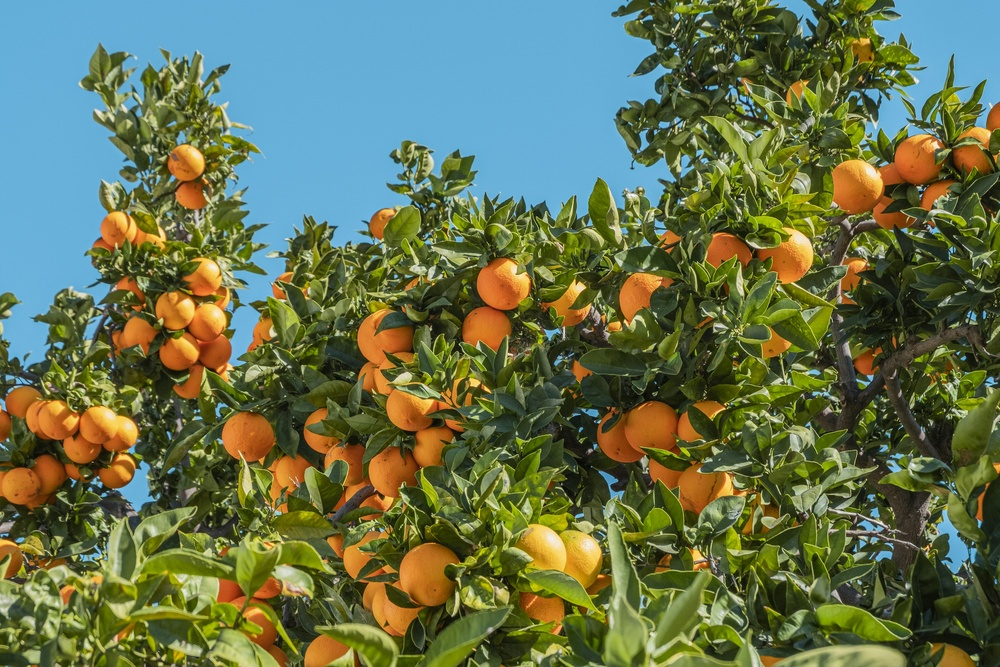
#> input picture samples/original.jpg, 1000 x 667 px, shrunk from 3000 x 2000 before the run
$ python -i entropy_crop.py   (imports and definitions only)   (older library calls are emulated)
#> lines starting #> are read from the running program, lines starting #| are printed output that depends on the picture
#> further down, picture is the input picture: shape (667, 1000, 3); mean B, G, R 80.6, 114.6, 101.2
#!/usr/bin/env python3
"""Pick a crop offset that minimises the entropy of the edges it would cut,
then apply that same crop to one or more images.

For a target aspect ratio, slides the crop window along whichever axis
needs narrowing and evaluates, at each candidate offset, the gradient
magnitude across the *entire* kept region — not just the single boundary
line itself, since a feature can sit a few pixels inside the cut
(antialiasing, blur, an object that isn't perfectly axis-aligned) and still
be the thing that gets clipped. Each row/column is weighted by a parafoveal
acuity falloff (`_edge_risk_kernel` — the same model `depth_blur.py`'s
`--focus auto` uses, run in reverse) that is 0 at the crop's own centre and
rises smoothly toward 1 at each boundary: a viewer's acuity for content
near the crop's own centre is highest, so content lost there would be most
missed, while content out near a boundary is already at the edge of what a
viewer fixating on the centre could resolve clearly, and losing it costs
comparatively little. Cortical-magnification eccentricity falloff replaces
an earlier, purely geometric parabola — same 0-at-centre, rising-to-the-
boundary shape, but with no arbitrary exponent to have chosen, only
quantities with an independent, citable meaning (assumed viewing distance,
half-acuity eccentricity). Treating that weighted gradient magnitude as an
unnormalised distribution over rows/columns, low entropy means the cuts are
concentrated in a few of them (the boundary mostly runs through flat,
featureless regions and only clips something in a narrow band) rather than
smeared evenly across many different rows/columns, i.e. many different
objects. Cutting no edges at all is the best case and scores as zero
entropy.

The offset is chosen from one "edge source", then applied identically to
every input given — so a matched set of images (e.g. day/night variants of
the same wallpaper) crop in lock-step. The edge source is typically a depth
map: its edges are exactly object silhouettes (foreground vs. background),
so cutting through one means clipping a real object — unlike a colour
image, whose Sobel edges also fire on brushwork, texture and painted detail
that have nothing to do with where objects actually are. A colour image
still works as an edge source (e.g. when no depth map is available) and is
handled identically — `_gradient_magnitude` accepts either.

Requirements:
    pip install opencv-python-headless numpy
"""
import argparse
import sys

import cv2
import numpy as np


def _gradient_magnitude(image):
    """Continuous Sobel gradient magnitude, robust to flat-colour images.

    Accepts a (H, W, 3) BGR colour image or a (H, W) single-channel array
    (e.g. a depth map) directly — a depth map's own scale is irrelevant
    here, only where it changes sharply.

    A thresholded edge detector (e.g. Canny) goes nearly empty on a
    palette-snapped image, where most of the frame is large flat colour
    regions — leaving pathological ties between candidate offsets. Sobel's
    continuous magnitude has no such dead zone.

    Uses `BORDER_REPLICATE` rather than OpenCV's default `BORDER_REFLECT_101`
    for both the blur and the Sobel derivatives. REFLECT_101 mirrors each
    axis about the edge pixel itself, so the two samples a derivative at
    column 0 compares — reflected "column -1" and real "column 1" — are
    identical, forcing the horizontal derivative to exactly zero at column 0
    (and the vertical derivative to zero at row 0) regardless of actual
    content: confirmed on a bright vertical stripe placed in the image's own
    leftmost column, which reads gx=0 at column 0 under the default border
    vs. the correct full-strength gradient one column in. Real content that
    touches the image's own edge — exactly the case that matters for offsets
    0 and `excess`, where a crop window boundary coincides with the image's
    true border rather than an internal cut — was being invisible to the
    risk scoring. BORDER_REPLICATE extends the edge pixel's own value
    outward instead, giving a real one-sided derivative there.
    """
    gray = cv2.cvtColor(image, cv2.COLOR_BGR2GRAY) if image.ndim == 3 else image
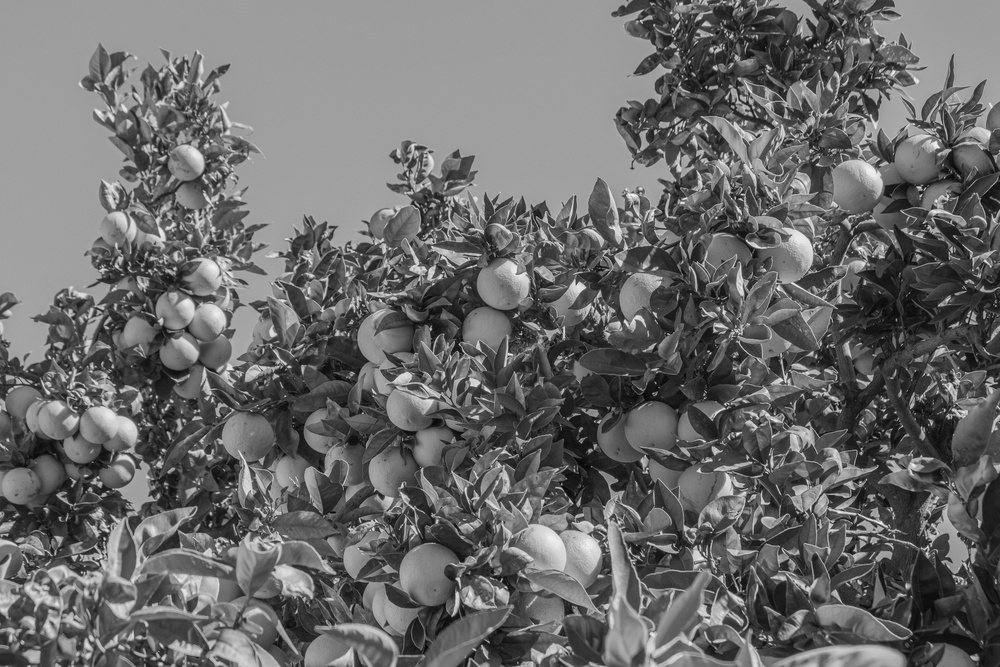
#> gray: shape (667, 1000); min 2, max 251, mean 106.7
    gray = gray.astype(np.float32)
    gray = cv2.GaussianBlur(gray, (0, 0), sigmaX=1.5, borderType=cv2.BORDER_REPLICATE)
    gx = cv2.Sobel(gray, cv2.CV_32F, 1, 0, ksize=3, borderType=cv2.BORDER_REPLICATE)
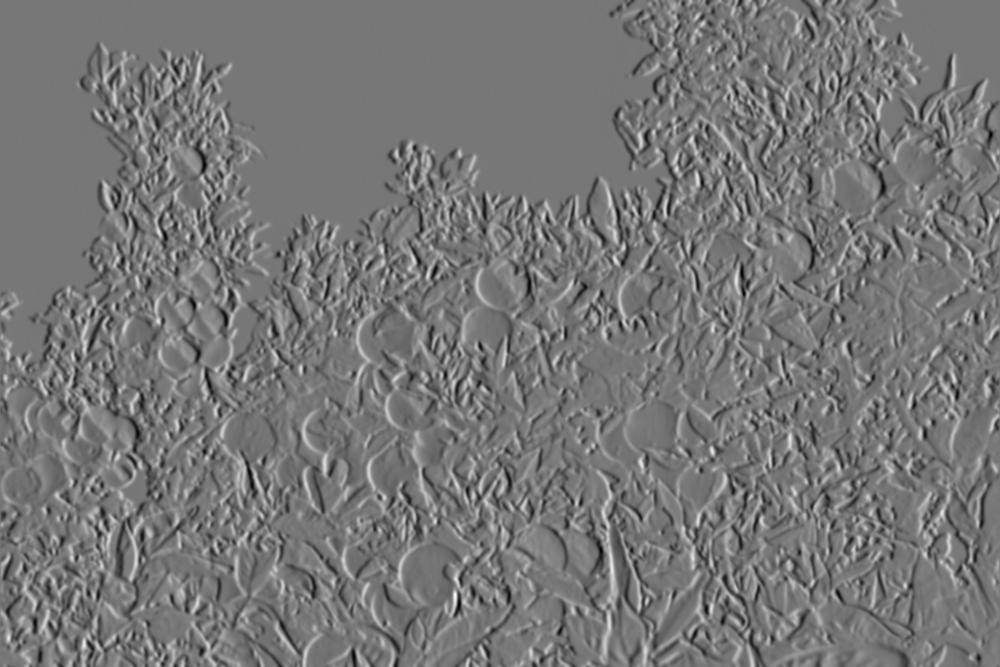
#> gx: shape (667, 1000) float32; min -258.5, max 293.8, mean -0.4; drawn with min black and max white
    gy = cv2.Sobel(gray, cv2.CV_32F, 0, 1, ksize=3, borderType=cv2.BORDER_REPLICATE)
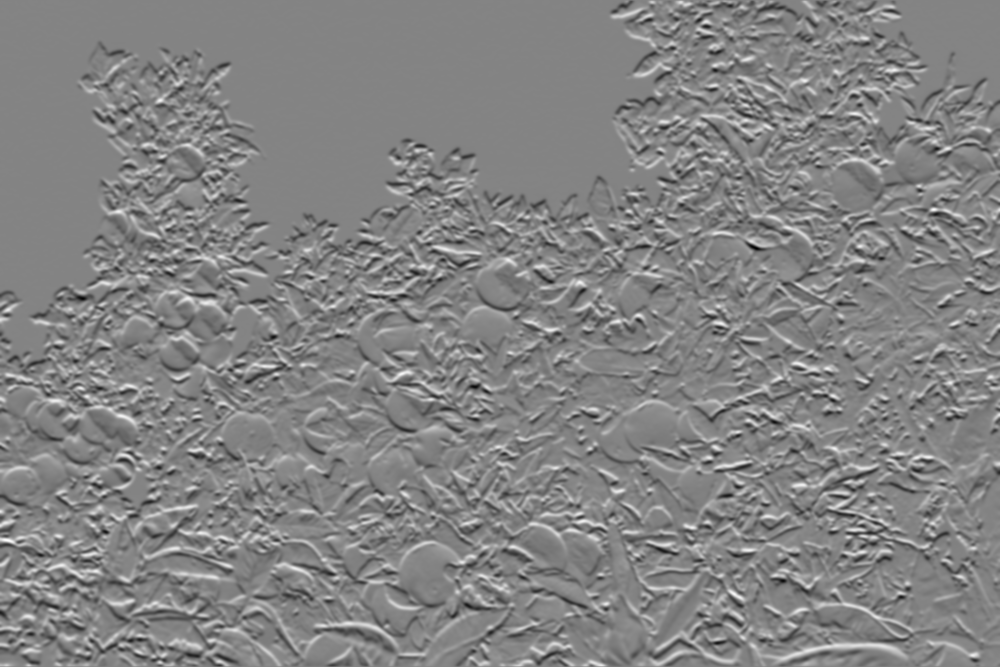
#> gy: shape (667, 1000) float32; min -285, max 266.5, mean -0.4; drawn with min black and max white
    return np.sqrt(gx * gx + gy * gy).astype(np.float64)
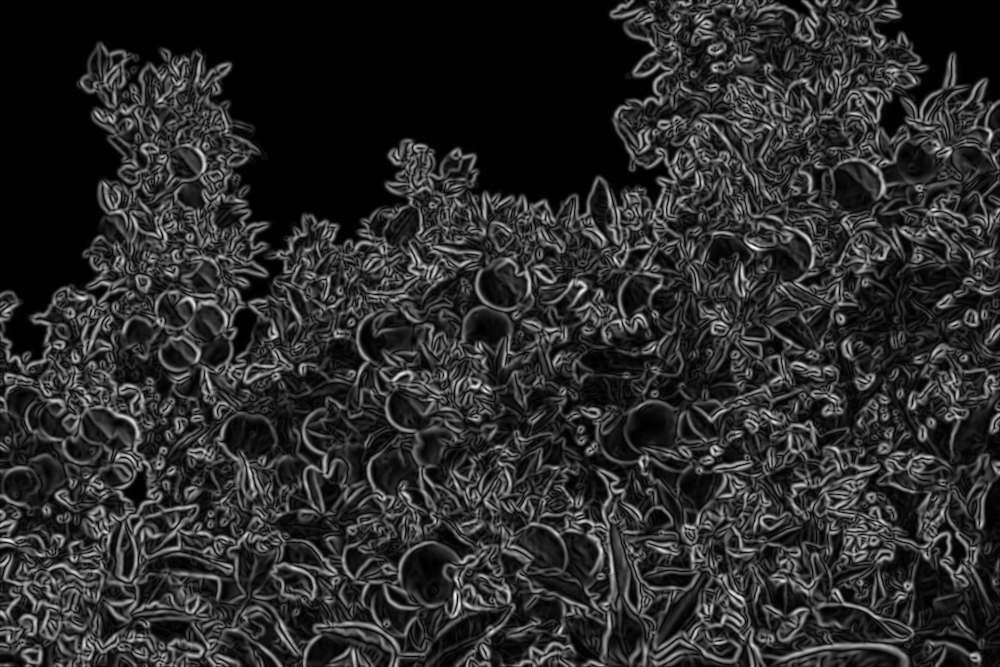
#> returned value: shape (667, 1000) float64; min 0, max 304.7, mean 51.7; drawn with min black and max white


# [123 lines left out: functions _entropy, _edge_risk_kernel, _correlate_valid, find_crop_offset, not called in this run]


def _apply_crop(image, axis, offset, new_length):
    return image[offset:offset + new_length, :] if axis == 'y' else image[:, offset:offset + new_length]


# [65 lines left out: function main, not called in this run]


# [2 lines not run here, left out]

>>> import cv2
>>> picture = cv2.imread('samples/original.jpg')
>>> result = _gradient_magnitude(picture)
